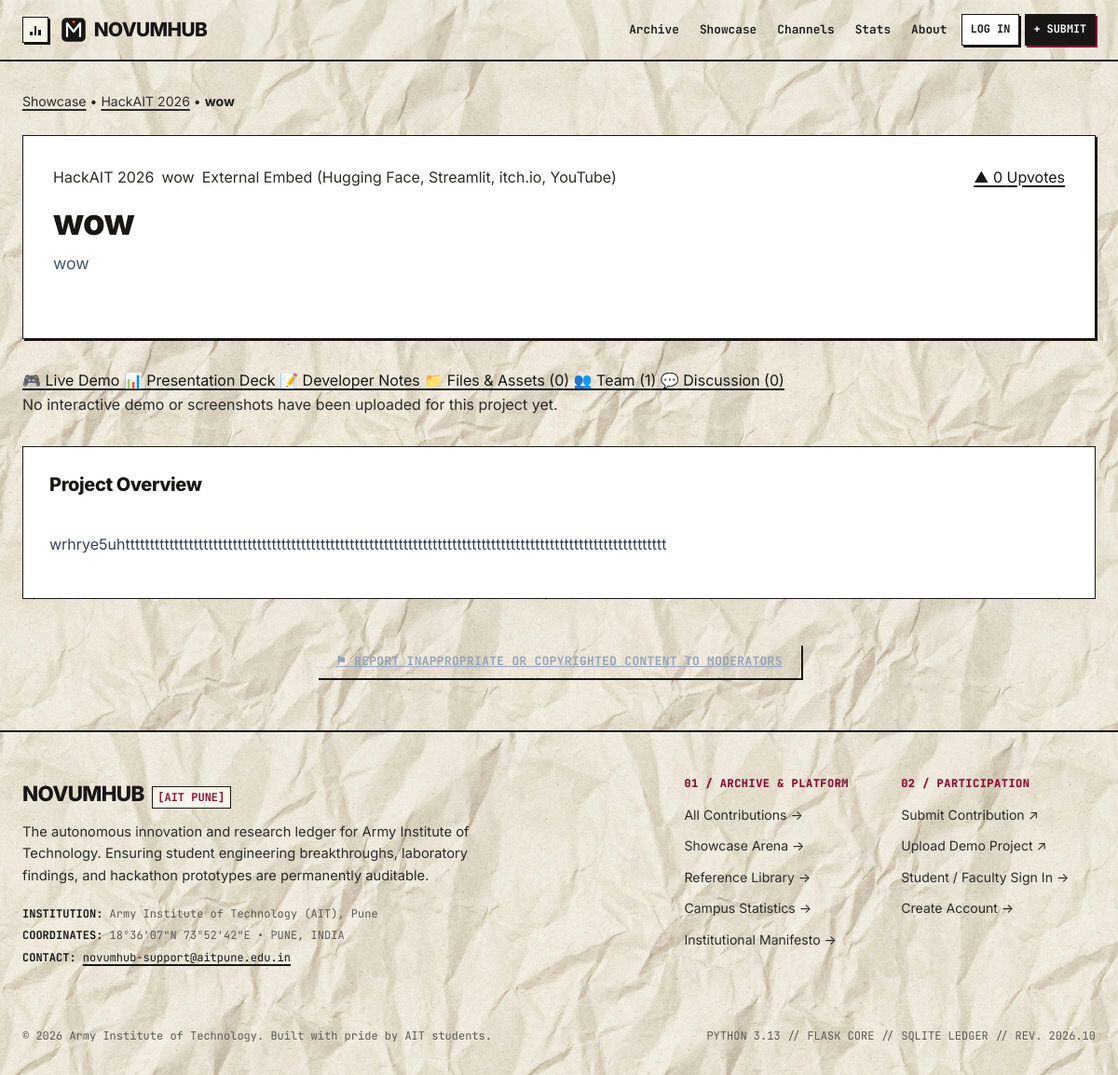
Page /showcase/5 on the committed database.
### app/models.py (models this page shows, shortened)
class HackathonEvent(db.Model):
    __tablename__ = "hackathon_events"
    id = db.Column(db.Integer, primary_key=True)
    name = db.Column(db.String(150), nullable=False)
    year = db.Column(db.Integer, nullable=False)
    date_start = db.Column(db.Date, nullable=True)
    date_end = db.Column(db.Date, nullable=True)
    theme = db.Column(db.String(255), nullable=True)
    description = db.Column(db.Text, nullable=True)
    organiser = db.Column(db.String(150), nullable=True)
    _tracks = db.Column("tracks", db.Text, nullable=True, default="[]")
    is_active = db.Column(db.Boolean, default=True, nullable=False)
    results_published = db.Column(db.Boolean, default=False, nullable=False)
    created_at = db.Column(db.DateTime, default=utc_now)
    projects = db.relationship("ShowcaseProject", backref="event", lazy="select", cascade="all, delete-orphan")
    @property
    def tracks(self) -> list:
        if not self._tracks:
            return []
        try:
            return json.loads(self._tracks)
        except Exception:
            return []
    @tracks.setter
    def tracks(self, track_list: list):
        self._tracks = json.dumps(track_list or [])

class ShowcaseProject(db.Model):
    __tablename__ = "showcase_projects"
    id = db.Column(db.Integer, primary_key=True)
    event_id = db.Column(db.Integer, db.ForeignKey("hackathon_events.id"), nullable=False, index=True)
    owner_id = db.Column(db.Integer, db.ForeignKey("users.id"), nullable=False, index=True)
    title = db.Column(db.String(200), nullable=False)
    pitch = db.Column(db.String(300), nullable=False)
    description = db.Column(db.Text, nullable=False)
    track = db.Column(db.String(100), nullable=False, default="General")
    team_name = db.Column(db.String(150), nullable=False)
    tech_tags = db.Column(db.String(255), nullable=True, default="")
    repo_url = db.Column(db.String(255), nullable=True)
    demo_mode = db.Column(db.String(50), nullable=False, default="hosted_build")
    demo_entry_path = db.Column(db.String(255), nullable=True)
    demo_external_url = db.Column(db.String(500), nullable=True)
    video_url = db.Column(db.String(500), nullable=True)
    demo_disabled = db.Column(db.Boolean, default=False, nullable=False)
    status = db.Column(db.String(50), nullable=False, default="Draft", index=True)
    is_reference = db.Column(db.Boolean, default=False, nullable=False, index=True)
    is_featured = db.Column(db.Boolean, default=False, nullable=False, index=True)
    linked_submission_id = db.Column(db.Integer, db.ForeignKey("submissions.id"), nullable=True)
    linked_submission = db.relationship("Submission", foreign_keys=[linked_submission_id], backref="linked_projects")
    created_at = db.Column(db.DateTime, default=utc_now, index=True)
    updated_at = db.Column(db.DateTime, default=utc_now, onupdate=utc_now)
    members = db.relationship("ProjectMember", backref="project", lazy="select", cascade="all, delete-orphan")
    assets = db.relationship("ProjectAsset", backref="project", lazy="select", cascade="all, delete-orphan")
    dev_notes = db.relationship("DevNote", backref="project", lazy="select", cascade="all, delete-orphan")
    judge_scores = db.relationship("JudgeScore", backref="project", lazy="select", cascade="all, delete-orphan")
    upvotes = db.relationship("Upvote", backref="showcase_project", lazy="dynamic", cascade="all, delete-orphan",
                             foreign_keys="Upvote.showcase_project_id")
    comments = db.relationship("Comment", backref="showcase_project", lazy="select",
                               order_by="Comment.created_at.asc()", cascade="all, delete-orphan",
                               foreign_keys="Comment.showcase_project_id")
    status_history = db.relationship("StatusChange", backref="showcase_project", lazy="select",
                                     order_by="StatusChange.created_at.asc()", cascade="all, delete-orphan",
                                     foreign_keys="StatusChange.showcase_project_id")
    @property
    def upvote_count(self) -> int:
        return self.upvotes.count()
    @property
    def demo_mode_label(self) -> str:
        import site_config
        return site_config.SHOWCASE_DEMO_MODES.get(self.demo_mode, self.demo_mode)
    def get_asset(self, kind: str):
        for a in self.assets:
            if a.kind == kind:
                return a
        return None
    def get_assets_by_kind(self, kind: str):
        return [a for a in self.assets if a.kind == kind]

### app/showcase/routes.py (the view)
@showcase_bp.route("/<int:project_id>")
def detail(project_id: int):
    project = db.get_or_404(ShowcaseProject, project_id)
    if project.status not in site_config.SHOWCASE_PUBLIC_STATUSES:
        can_view = current_user.is_authenticated and (
            project.can_edit(current_user) or current_user.is_reviewer or current_user.is_judge
        )
        if not can_view:
            abort(404)
    rendered_notes = {}
    for note in project.dev_notes:
        rendered_notes[note.section_key] = render_markdown_safe(note.body_markdown)
    active_tab = request.args.get("tab", "demo")
    pdf_asset = project.get_asset("presentation_pdf")
    source_deck = project.get_asset("presentation_source")
    download_build = project.get_asset("build_download")
    documents = project.get_assets_by_kind("document")
    screenshots = project.get_assets_by_kind("screenshot")
    videos = project.get_assets_by_kind("video")
    return render_template(
        "showcase/detail.html",
        project=project,
        active_tab=active_tab,
        rendered_notes=rendered_notes,
        pdf_asset=pdf_asset,
        source_deck=source_deck,
        download_build=download_build,
        documents=documents,
        screenshots=screenshots,
        videos=videos,
        rubric=site_config.SHOWCASE_RUBRIC
    )

### app/showcase/services.py (called while the page is built, shortened)
def render_markdown_safe(markdown_text: str) -> str:
    if not markdown_text or not markdown_text.strip():
        return ""

### templates/showcase/detail.html (shortened to what this page needs)
{% extends 'base.html' %}
{% block content %}
<div style="display: flex; justify-content: space-between; align-items: center; margin-bottom: 1.5rem; flex-wrap: wrap; gap: 1rem;">
  <div style="font-size: 0.88rem; color: var(--muted-text);">
    <a href="{{ url_for('showcase.home') }}" style="color: inherit;">Showcase</a>
    &bull;
    <a href="{{ url_for('showcase.event_detail', event_id=project.event_id) }}" style="color: inherit;">{{ project.event.name }}</a>
    &bull;
    <span style="color: var(--midnight-navy); font-weight: 700;">{{ project.track }}</span>
  </div>
</div>
<div style="background: #FFFFFF; border: 1px solid var(--border-color); border-radius: var(--radius-md); padding: 2rem; margin-bottom: 2rem; box-shadow: var(--shadow-sm);">
  <div style="display: flex; justify-content: space-between; align-items: flex-start; gap: 1.5rem; flex-wrap: wrap;">
    <div style="flex: 1; min-width: 280px;">
      <div style="display: flex; gap: 0.5rem; align-items: center; margin-bottom: 0.75rem; flex-wrap: wrap;">
        <span class="category-pill-tag tag-idea">{{ project.event.name }}</span>
        <span class="category-pill-tag tag-research">{{ project.track }}</span>
        <span class="category-pill-tag tag-infra">{{ project.demo_mode_label }}</span>
      </div>
      <h1 style="font-size: clamp(1.8rem, 3.2vw, 2.5rem); font-weight: 800; color: var(--midnight-navy); margin-bottom: 0.5rem;">
        {{ project.title }}
      </h1>
      <p style="font-size: 1.1rem; color: #475569; line-height: 1.6; margin-bottom: 1.25rem;">
        {{ project.pitch }}
      </p>
    </div>
    <div style="min-width: 220px; text-align: right; display: flex; flex-direction: column; gap: 0.75rem; align-items: flex-end;">
      {% if current_user.is_authenticated %}
        <form method="POST" action="{{ url_for('showcase.upvote', project_id=project.id) }}" style="margin: 0;">
          <input type="hidden" name="csrf_token" value="{{ csrf_token() }}">
          <button type="submit" class="upvote-btn {% if project.is_upvoted_by(current_user) %}upvoted{% endif %}">
            &#9650; {{ project.upvote_count }} Upvotes
          </button>
        </form>
      {% else %}
        <a href="{{ url_for('auth.login') }}" class="upvote-btn">
          &#9650; {{ project.upvote_count }} Upvotes
        </a>
      {% endif %}
    </div>
  </div>
</div>
<div class="showcase-tabs-nav" role="tablist">
  <a href="{{ url_for('showcase.detail', project_id=project.id, tab='demo') }}" class="showcase-tab-btn {% if active_tab == 'demo' %}active{% endif %}">
    &#127918; Live Demo
  </a>
  <a href="{{ url_for('showcase.detail', project_id=project.id, tab='presentation') }}" class="showcase-tab-btn {% if active_tab == 'presentation' %}active{% endif %}">
    &#128202; Presentation Deck
  </a>
  <a href="{{ url_for('showcase.detail', project_id=project.id, tab='devnotes') }}" class="showcase-tab-btn {% if active_tab == 'devnotes' %}active{% endif %}">
    &#128221; Developer Notes
  </a>
  <a href="{{ url_for('showcase.detail', project_id=project.id, tab='files') }}" class="showcase-tab-btn {% if active_tab == 'files' %}active{% endif %}">
    &#128193; Files & Assets ({{ project.assets|length }})
  </a>
  <a href="{{ url_for('showcase.detail', project_id=project.id, tab='team') }}" class="showcase-tab-btn {% if active_tab == 'team' %}active{% endif %}">
    &#128101; Team ({{ project.members|length }})
  </a>
  <a href="{{ url_for('showcase.detail', project_id=project.id, tab='discussion') }}" class="showcase-tab-btn {% if active_tab == 'discussion' %}active{% endif %}">
    &#128172; Discussion ({{ project.comments|length }})
  </a>
</div>
{% if active_tab == 'demo' %}
  {% if project.demo_disabled %}
    <div class="empty-showcase-card">
      <p>The interactive demo is currently paused by moderators.</p>
    </div>
  {% else %}
    {% if screenshots %}
      <div style="display: grid; grid-template-columns: repeat(auto-fit, minmax(300px, 1fr)); gap: 1.5rem; margin-bottom: 2rem;">
        {% for ss in screenshots %}
          <div style="border: 1px solid var(--border-color); border-radius: var(--radius-md); overflow: hidden; background: #FFFFFF;">
            <img src="{{ url_for('showcase.download_asset', asset_id=ss.id) }}" alt="{{ ss.title }}" style="width: 100%; height: 240px; object-fit: cover;">
            {% if ss.title %}
              <div style="padding: 0.75rem 1rem; font-size: 0.88rem; font-weight: 600; color: var(--midnight-navy);">
                {{ ss.title }}
              </div>
            {% endif %}
          </div>
        {% endfor %}
      </div>
    {% else %}
      <div class="empty-showcase-card">
        <p>No interactive demo or screenshots have been uploaded for this project yet.</p>
      </div>
    {% endif %}
  {% endif %}
  <div style="background: #FFFFFF; border: 1px solid var(--border-color); border-radius: var(--radius-md); padding: 1.75rem; margin-top: 2rem;">
    <h3 style="font-size: 1.25rem; font-weight: 800; color: var(--midnight-navy); margin-bottom: 0.75rem;">
      Project Overview
    </h3>
    <p style="color: #334155; line-height: 1.7; font-size: 1rem; white-space: pre-line;">
      {{ project.description }}
    </p>
  </div>
{% endif %}
<div style="margin-top: 3rem; text-align: center;">
  <form method="POST" action="{{ url_for('showcase.report', project_id=project.id) }}" style="display: inline;" onsubmit="var r = prompt('Please explain why you are reporting this project:'); if(!r) return false; this.reason.value = r;">
    <button type="submit" style="background: transparent !important; border: none !important; color: #94A3B8; font-size: 0.8rem; cursor: pointer; text-decoration: underline;">
      &#9873; Report inappropriate or copyrighted content to moderators
    </button>
  </form>
</div>
{% endblock %}

### static/css/custom.css (style rules this page uses)
:root { --paper-canvas: #f6f3eb; --paper-sheet: #fdfcf9; --paper-sheet-warm: #f7f4ea; --paper-card-bg: #ffffff; --paper-crease: #eae4d5; --paper-tape: #ece8dc; --paper-ink: #181716; --paper-ink-body: #2d2b28; --paper-ink-muted: #5e5a54; --paper-ink-faint: #8d877e; --paper-border: #181716; --paper-border-width: 2px; --paper-shadow: 4px 4px 0px #181716; --paper-shadow-sm: 2px 2px 0px #181716; --paper-shadow-lg: 6px 6px 0px #181716; --paper-shadow-hover: 6px 6px 0px #181716; --paper-shadow-pressed: 1px 1px 0px #181716; --brand-maroon: #881337; --brand-maroon-hover: #700f2e; --brand-maroon-light: #ffebee; --brand-blue: #1d4ed8; --brand-blue-light: #eff6ff; --brand-purple: #6d28d9; --brand-purple-light: #f5f3ff; --brand-emerald: #047857; --brand-emerald-light: #ecfdf5; --brand-amber: #b45309; --brand-amber-light: #fffbeb; --cat-idea: #1d4ed8; --cat-research: #6d28d9; --cat-correction: #be123c; --cat-infrastructure: #047857; --font-serif: "Instrument Serif", Georgia, "Times New Roman", serif; --font-sans: "Inter", "Plus Jakarta Sans", -apple-system, BlinkMacSystemFont, "Segoe UI", Roboto, sans-serif; --font-mono: "JetBrains Mono", "SF Mono", Consolas, Menlo, monospace; --paper-texture: url('/static/paper_texture.jpg'); --card-bg: #ffffff; --border-color: #181716; --border-light: #e6e2d8; --shadow-sm: 2px 2px 0px #181716; --shadow-md: 4px 4px 0px #181716; --shadow-lg: 6px 6px 0px #181716; --primary-color: #181716; --accent-color: #881337; --accent-light: #fff1f2; --text-muted: #5e5a54; --text-main: #2d2b28; --midnight-navy: #181716; --electric-blue: #1d4ed8; --violet: #6d28d9; --radius-xs: 0px; --radius-sm: 0px; --radius-md: 0px; --radius-lg: 0px; }
*, *::before, *::after { box-sizing: border-box; border-radius: 0 !important; }
html { scroll-behavior: smooth; background-color: var(--paper-canvas); }
body { margin: 0; padding: 0; font-family: var(--font-sans); background-color: var(--paper-canvas); background-image: var(--paper-texture); background-repeat: repeat; background-size: 550px 550px; color: var(--paper-ink-body); min-height: 100vh; display: flex; flex-direction: column; line-height: 1.6; -webkit-font-smoothing: antialiased; -moz-osx-font-smoothing: grayscale; }
h1, h2, h3, h4, h5, h6 { font-family: var(--font-sans); color: var(--paper-ink); font-weight: 700; letter-spacing: -0.02em; margin-top: 0; line-height: 1.2; }
h1 { font-size: 2.4rem; }
h3 { font-size: 1.4rem; }
p { margin-top: 0; margin-bottom: 1rem; color: var(--paper-ink-body); }
a { color: var(--paper-ink); text-decoration: underline; text-decoration-thickness: 1.5px; text-underline-offset: 3px; transition: color 0.12s ease; }
.btn-paper, button, input[type="submit"] { display: inline-flex; align-items: center; justify-content: center; gap: 0.45rem; font-family: var(--font-mono); font-weight: 700; font-size: 0.85rem; letter-spacing: 0.03em; text-transform: uppercase; padding: 0.6rem 1.25rem; border: var(--paper-border-width) solid var(--paper-border); box-shadow: var(--paper-shadow-sm); background: #fff; color: var(--paper-ink); text-decoration: none; cursor: pointer; transition: transform 0.12s ease, box-shadow 0.12s ease, background-color 0.12s ease; white-space: nowrap; }

### rows in the picture
HackathonEvent: event.name "HackAIT 2026"
ShowcaseProject: track "wow", demo_mode_label "External Embed (Hugging Face, Streamlit, itch.io, YouTube)", title "wow", pitch "wow", description "wrhrye5uhttttttttttttttttttttttttttttttttttttttttttttttttttttttttttttttttttttttttttttttttttttttttttttttttttttttttttttttt"

### other values in the picture
{{ config_data.SITE_NAME }} "NOVUMHUB"
{{ project.upvote_count }} "0"
{{ project.assets|length }} "0"
{{ project.members|length }} "1"
{{ project.comments|length }} "0"
{{ config_data.COLLEGE_NAME }} "Army Institute of Technology (AIT), Pune"
{{ config_data.CONTACT_EMAIL }} "novumhub-support@aitpune.edu.in"
{{ config_data.FOOTER_COPYRIGHT }} "© 2026 Army Institute of Technology. Built with pride by AIT students."
